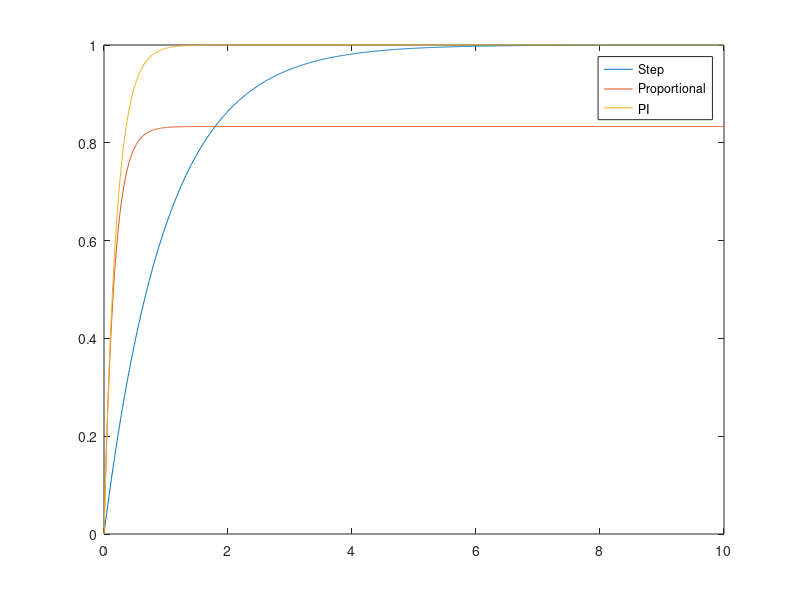
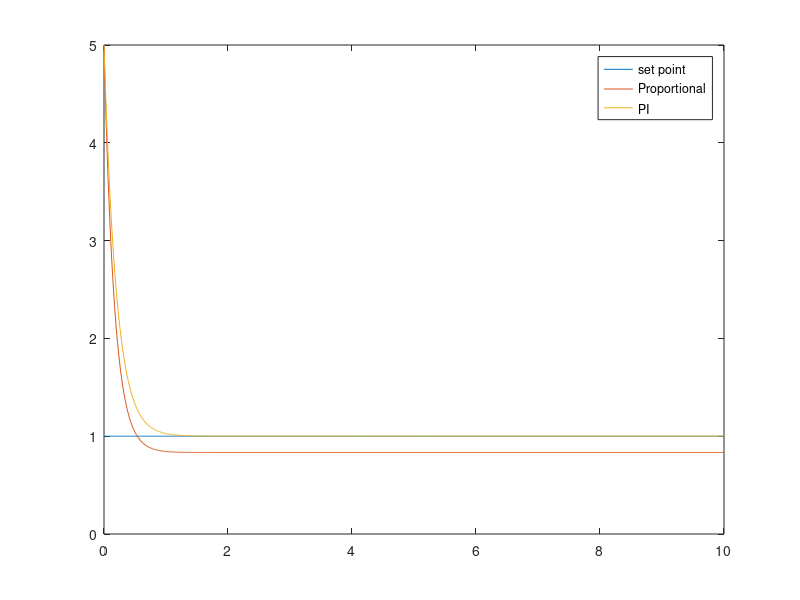

The MATLAB script that drew these images, in order:
clear all, close all, clc

%create car model
sysCar = ss(-1,1,1,0);

K=5;

sysPROP = ss(-1-K,K,1,0);

%%
t=0:0.01:10;
[yCAR,tCAR,xCAR] = step(sysCar,t);
plot(tCAR,yCAR);
hold on
[yPROP,tPROP,xPROP] = step(sysPROP,t);
plot(tPROP,yPROP);

%need integral term to reduce steady state error

A=[-1-K K; -1 0];
B=[K; 1];
C= [1 0];
D = 0;

sysPI = ss(A,B,C,D);
[yPI,tPI,xPI] = step(sysPI,t);
plot(tPI,yPI);
legend('Step', 'Proportional', 'PI');

%%
%plot control expenditure

figure 
plot(t,0*t +1)
hold on
plot(tPROP, K*(1-xPROP))

xPIminusRef = xPI;
xPIminusRef(:,1) = 1-xPI(:,1);
plot(tPI, (xPIminusRef)*[K;K]);
legend('set point', 'Proportional', 'PI');
